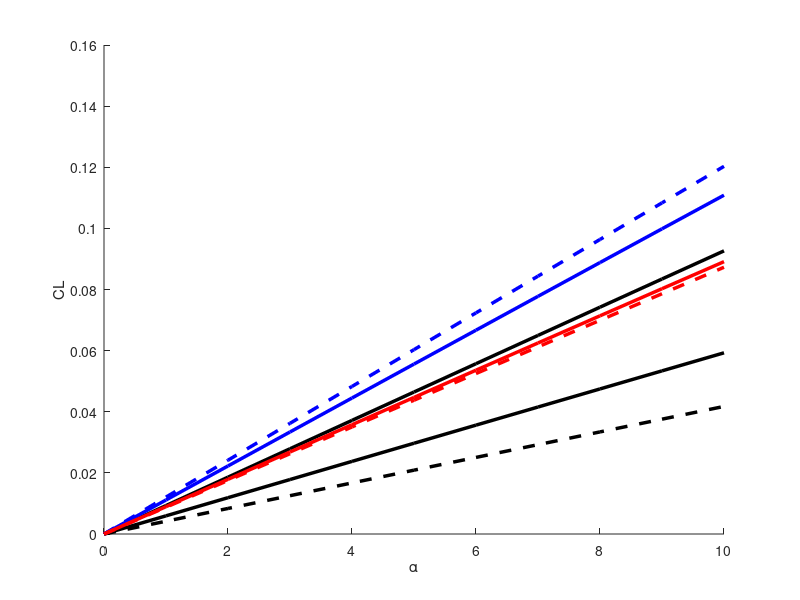
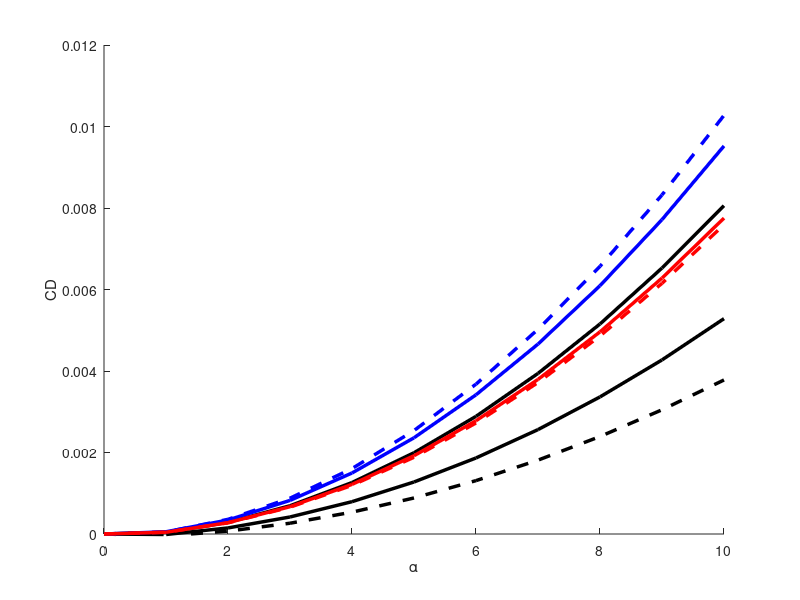
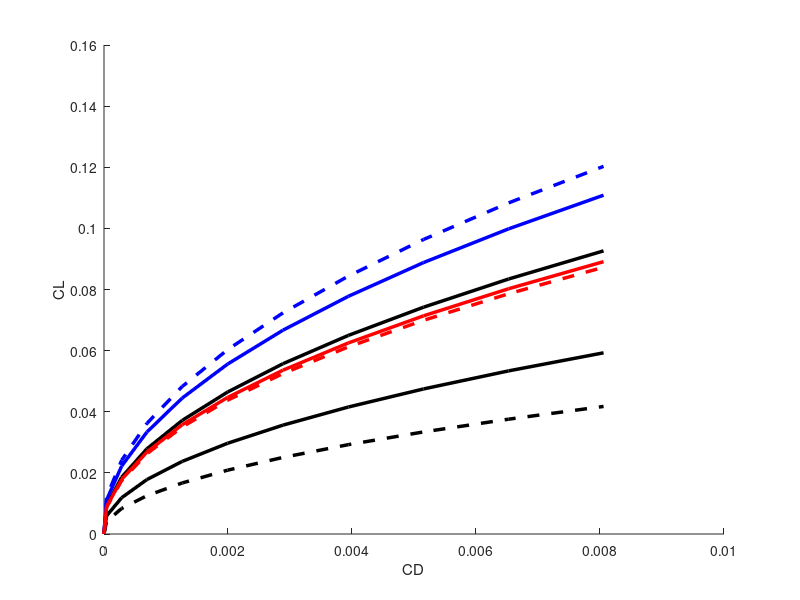

MATLAB code to generate these figures, in order:
%ALPHA SWEEP plot

clear

%INPUT LOAD
cd output
load test1-Cx_alpha.mat
aux(:,1,1) = squeeze(results.matrix(1,1,:)); % CL
aux(:,1,2) = squeeze(results.matrix(2,1,:)); % CD
load test2-Cx_alpha.mat
aux(:,2,1) = squeeze(results.matrix(1,1,:));
aux(:,2,2) = squeeze(results.matrix(2,1,:));
load test22-Cx_alpha.mat
aux(:,3,1) = squeeze(results.matrix(1,1,:));
aux(:,3,2) = squeeze(results.matrix(2,1,:));
load test3-Cx_alpha.mat
aux(:,4,1) = squeeze(results.matrix(1,1,:));
aux(:,4,2) = squeeze(results.matrix(2,1,:));
load test32-Cx_alpha.mat
aux(:,5,1) = squeeze(results.matrix(1,1,:));
aux(:,5,2) = squeeze(results.matrix(2,1,:));
load test4-Cx_alpha.mat
aux(:,6,1) = squeeze(results.matrix(1,1,:));
aux(:,6,2) = squeeze(results.matrix(2,1,:));
load test42-Cx_alpha.mat
aux(:,7,1) = squeeze(results.matrix(1,1,:));
aux(:,7,2) = squeeze(results.matrix(2,1,:));

alpha = [0:10]'; 

cd ..

titles  =['A','B','C','D','E','F','G'];
colours =['k','k','k','b','b','r','-.r'];
aux(1,:,2)=0;
%CL
figure(333)
hold on
plot(alpha,aux(:,1,1),'k','linewidth',2.5)
plot(alpha,aux(:,2,1),'k','linewidth',2.5)
plot(alpha,aux(:,3,1),'k--','linewidth',2.5)
plot(alpha,aux(:,4,1),'b','linewidth',2.5)
plot(alpha,aux(:,5,1),'b--','linewidth',2.5)
plot(alpha,aux(:,6,1),'r','linewidth',2.5)
plot(alpha,aux(:,7,1),'r--','linewidth',2.5)
%for i=1:7
    
%    a=colours(i);
 %   plot(alpha,aux(:,i,1),a,'linewidth',2.5)
     
%end
%legend('A','B','C','D','E','F','G','location','Northwest')
ylabel('CL')
xlabel('\alpha')

%CD
figure(334)
hold on
plot(alpha,aux(:,1,2),'k','linewidth',2.5)
plot(alpha,aux(:,2,2),'k','linewidth',2.5)
plot(alpha,aux(:,3,2),'k--','linewidth',2.5)
plot(alpha,aux(:,4,2),'b','linewidth',2.5)
plot(alpha,aux(:,5,2),'b--','linewidth',2.5)
plot(alpha,aux(:,6,2),'r','linewidth',2.5)
plot(alpha,aux(:,7,2),'r--','linewidth',2.5)
% for    
%     a=colours(j);
%     plot(alpha,aux(:,j,2),a,'linewidth',2.5)
%      
% end
%legend('A','B','C','D','E','F','G','location','Northwest' )
ylabel('CD')
xlabel('\alpha')
ylim([0 12*10^-3])
% plot(alpha,aux(:,i,2),'color',a,'linewidth',2.5)
    
%DRAG polar

figure(335)
hold on
plot(aux(:,1,2),aux(:,1,1),'k','linewidth',2.5)
plot(aux(:,1,2),aux(:,2,1),'k','linewidth',2.5)
plot(aux(:,1,2),aux(:,3,1),'k--','linewidth',2.5)
plot(aux(:,1,2),aux(:,4,1),'b','linewidth',2.5)
plot(aux(:,1,2),aux(:,5,1),'b--','linewidth',2.5)
plot(aux(:,1,2),aux(:,6,1),'r','linewidth',2.5)
plot(aux(:,1,2),aux(:,7,1),'r--','linewidth',2.5)
ylabel('CL')
xlabel('CD')



